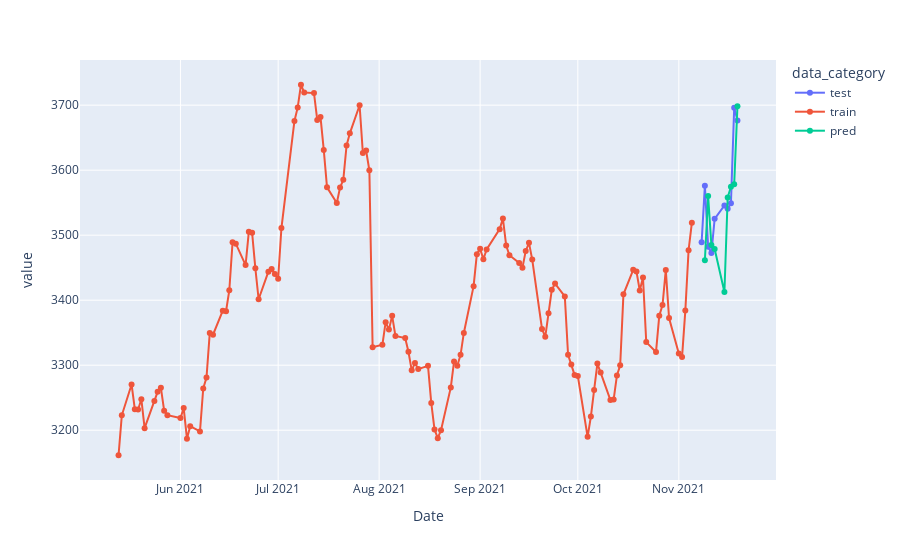

The notebook cell saved with this chart:
### Code cell
fig = px.line(xgboost_prediction_df, x='Date', y='value', color='data_category', markers=True)
fig.show()
